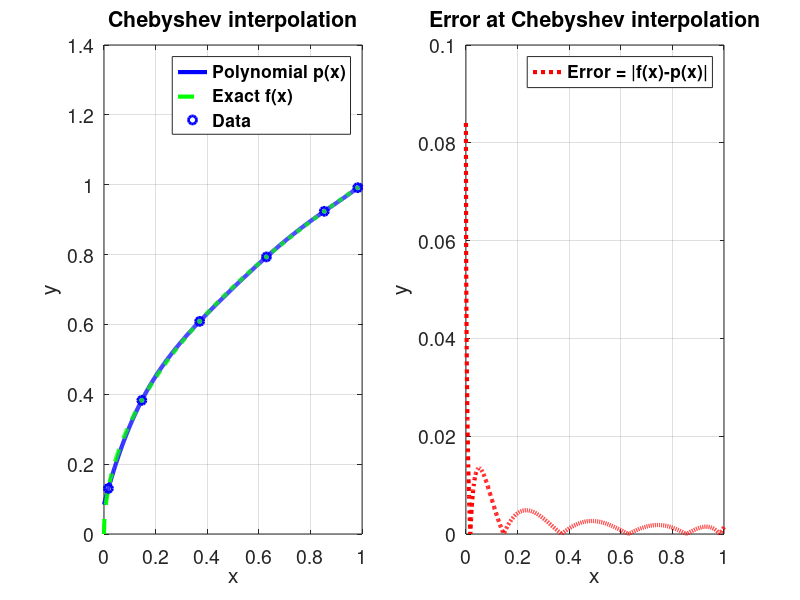

The MATLAB source for this figure:
%===================================
% USING THE ZEROF OF THE CHEBISHOV'S
% POLYNOMIALS FOR INTERPOLATING DATA;
% IN THIS AND ONLY IN THIS CASE THE 
% ERROR OF THE APPROXIMATION IS 
% MINIMAL
%===================================
clear;  clc;
%===================================
% DATA
%===================================
a = 0; b = 1;
n = input('Enter n = '); % n=12
i = 0 : n;
xc = (a+b)/2 + (b-a)/2 * ...
    cos((2*i+1)*pi/(2*n+2));
yc = sqrt(xc);
%===================================
% CALLING POLYFIT()
%===================================
p = polyfit(xc,yc,n);
%===================================
% FINER GRID
%===================================
xx = a : 0.001 : b;
yy = polyval(p,xx);
ff = sqrt(xx);
%===================================
% PLOT
%===================================
figure(1)
%%%
subplot(1,2,1)
%%%
plot(xx,yy,'b','LineWidth',3)
hold on
grid on
plot(xx,ff,'g--','LineWidth',3)
plot(xc,yc,'bo','LineWidth',2)
set(gca,'FontSize',14)
xlabel('x')
ylabel('y')
legend('\bf{Polynomial p(x)}', ...
       '\bf{Exact f(x)}', ...
       '\bf{Data}')
title('\bf{Chebyshev interpolation}')
%%%
subplot(1,2,2)
%%%
plot(xx,abs(yy-ff),'r:','LineWidth',3)
hold on
grid on
set(gca,'FontSize',14)
xlabel('x')
ylabel('y')
legend('\bf{Error = |f(x)-p(x)|}')
title('\bf{Error at Chebyshev interpolation}')
%===================================
% ERROR
%===================================
abs_err = abs(yy-ff);
rel_err = max(abs_err)./(max(ff)).*100;
display('====================================')
display('Maximal absolute error: ')
display(max(abs_err))
display('Relative error: ')
display(rel_err)
display('====================================')